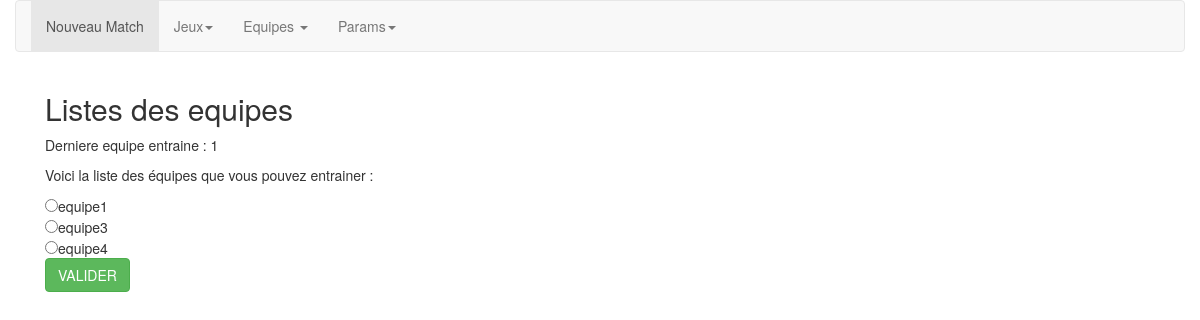
Page /Equipes/ListesEquipes/ (signed in) on the committed database.
### Equipes/models.py (models this page shows)
class Team(models.Model):
    attendance = models.CharField(max_length=256)
    teamName = models.CharField(max_length=256)

### Equipes/views.py (the view)
def ListesEquipes(request):
    MyTeams = request.user.coachparams.team.all()
    if request.method == 'POST':
      currentTeamp = int(request.POST.get("currentTeam"))
      request.user.coachparams.currentTeam_id = currentTeamp
      request.user.coachparams.save()
      return redirect ('/NouveauMatch/')
    return render(request, 'ListesEquipes.html',{'MyTeams':MyTeams, 'equipeActuelle' : request.user.coachparams.currentTeam.id})

### Equipes/templates/ListesEquipes.html (shortened to what this page needs)
<!DOCTYPE html>
<html lang="en">
    <head>
        <link href="//netdna.bootstrapcdn.com/bootstrap/3.0.0/css/bootstrap.min.css" rel="stylesheet" id="bootstrap-css">
    </head>
    <body>
        <div class="container">
            <div class="row">
                <nav class="navbar navbar-default" role="navigation">
            <div class="collapse navbar-collapse" id="bs-example-navbar-collapse-1">
              <ul class="nav navbar-nav">
                <li class="active"><a href="/NouveauMatch/">Nouveau Match</a></li>
                <li class="dropdown">
                    <a href="#" class="dropdown-toggle" data-toggle="dropdown">Jeux<b class="caret"></b></a>
                <li class="dropdown">
                  <a href="#" class="dropdown-toggle" data-toggle="dropdown">Equipes <b class="caret"></b></a>
                </li>
                <li class="dropdown">
                    <a href="#" class="dropdown-toggle" data-toggle="dropdown">Params<b class="caret"></b></a>
                  </li>
              </ul>
            </div>
        </nav>
            </div>
<div class="container">
<h2>Listes des equipes</h2>
<p>Derniere equipe entraine : {{equipeActuelle}}</p>
{% if user.is_authenticated %}
    {% block content %}
    <form method='POST'>
        <p>Voici la liste des équipes que vous pouvez entrainer :</p>
        {% for team in MyTeams %}
            <input type="radio"  name="currentTeam" value="{{team.id}}">{{team.teamName}}<br>
        {% endfor %}
        <input class="btn btn-success" type="submit" value="VALIDER">
    </form>
    {% endblock %}
{% else %}
<p>Vous n'etes pas connécté</p>
{% endif %}
</div>
</body>
</html>

### rows in the picture
Team: teamName "equipe1"
Team: teamName "equipe3"
Team: teamName "equipe4"

### other values in the picture
{{ equipeActuelle }} "1"
